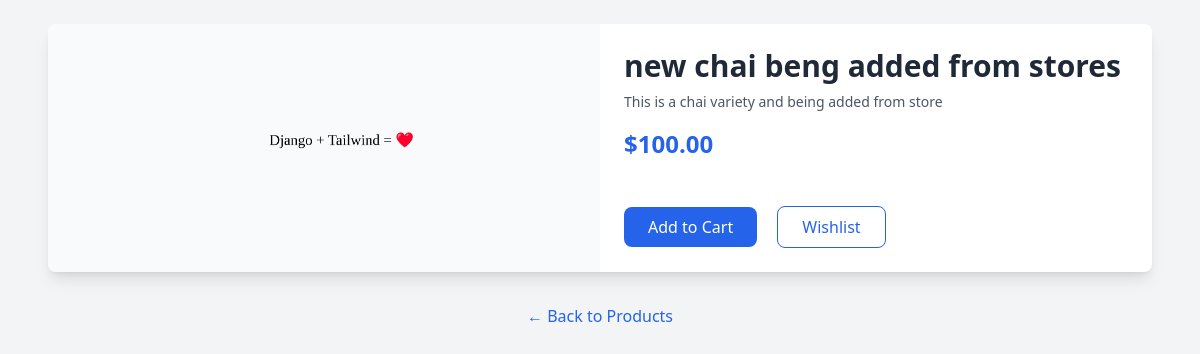
Before: /jinja/6/ with the older database file.
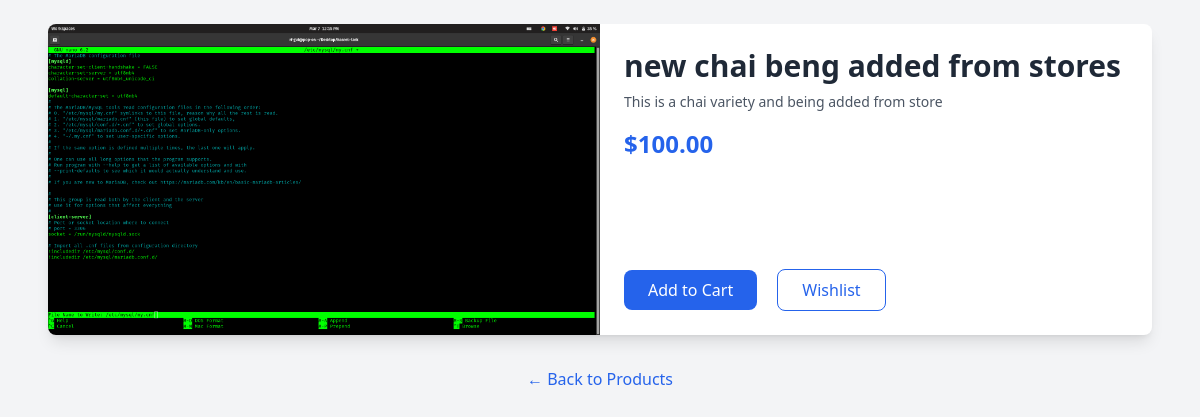
After: the same page with the newer database file.
### jinja/models.py (models this page shows, shortened)
class ChaiVariety(models.Model):
    CHAI_TYPE_CHOICE=[
        ('BL','Black'),
        ('GR','Green'),
        ('WT','White'),
        ('OL','Oolong'),
        ('HB','Herbal'),
        ('MS','Masala'),
        ('CL','Chai Latte'),
        ('IC','Iced'),
        ('BB','Bubble'),
    ]
    name= models.CharField(max_length=100)
    image=models.ImageField(upload_to='images/')
    date_added=models.DateTimeField(default=timezone.now)
    type=models.CharField(max_length=2,choices=CHAI_TYPE_CHOICE,default='MS')
    description=models.TextField(default='This is a chai variety')
    price=models.DecimalField(max_digits=5,decimal_places=2,default=100)

### jinja/views.py (the view)
# urls.py: path('<int:chai_id>/',views.chai_details ,name='chai_details'),
def chai_details(request,chai_id):
    chai=get_object_or_404(ChaiVariety,pk=chai_id)
    return render(request,'jinja/chai_details.html',{'chai':chai})

### jinja/templates/jinja/chai_details.html (shortened to what this page needs)
<!DOCTYPE html>
<html lang="en">
<head>
  <script src="https://cdn.tailwindcss.com"></script>
</head>
<body class="bg-gray-100 font-sans leading-normal tracking-normal">
  <div class="max-w-6xl mx-auto p-6">
    <div class="bg-white shadow-lg rounded-lg overflow-hidden flex flex-col md:flex-row">
      <div class="md:w-1/2">
        <img src="{{chai.image.url}}" alt="{{chai.name}}" class="w-full h-full object-cover" />
      </div>
      <div class="md:w-1/2 p-6 flex flex-col justify-between">
        <div>
          <h1 class="text-3xl font-bold text-gray-800 mb-2">{{chai.name}}</h1>
          <p class="text-gray-600 text-sm mb-4">{{chai.description}}</p>
          <span class="text-2xl font-semibold text-blue-600">${{chai.price}}</span>
        </div>
        <div class="mt-6">
          <button class="bg-blue-600 text-white px-6 py-2 rounded-lg hover:bg-blue-700 transition">Add to Cart</button>
          <button class="ml-4 border border-blue-600 text-blue-600 px-6 py-2 rounded-lg hover:bg-blue-100 transition">Wishlist</button>
        </div>
      </div>
    </div>
    <div class="mt-8 text-center">
      <a href="/jinja" class="text-blue-600 hover:underline">&larr; Back to Products</a>
    </div>
  </div>
</body>
</html>

Changed rows visible on the page:
changed ChaiVariety "new chai beng added from stores": image: a different picture
